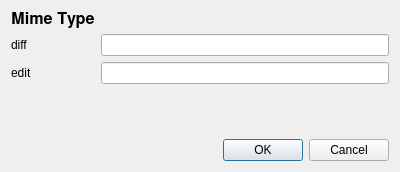
<?xml version="1.0" encoding="UTF-8"?>
<ui version="4.0">
 <class>DifftoolDialog</class>
 <widget class="QDialog" name="DifftoolDialog">
  <property name="geometry">
   <rect>
    <x>0</x>
    <y>0</y>
    <width>400</width>
    <height>172</height>
   </rect>
  </property>
  <property name="windowTitle">
   <string>gvtree - set diff tool for mime type</string>
  </property>
  <layout class="QGridLayout" name="gridLayout">
   <item row="5" column="0">
    <layout class="QHBoxLayout" name="horizontalLayout">
     <item>
      <spacer name="horizontalSpacer">
       <property name="orientation">
        <enum>Qt::Horizontal</enum>
       </property>
       <property name="sizeHint" stdset="0">
        <size>
         <width>40</width>
         <height>20</height>
        </size>
       </property>
      </spacer>
     </item>
     <item>
      <widget class="QPushButton" name="pbOK">
       <property name="text">
        <string>OK</string>
       </property>
      </widget>
     </item>
     <item>
      <widget class="QPushButton" name="pbCancel">
       <property name="text">
        <string>Cancel</string>
       </property>
      </widget>
     </item>
    </layout>
   </item>
   <item row="1" column="0">
    <layout class="QGridLayout" name="gridLayout_2">
     <item row="2" column="1">
      <widget class="QLineEdit" name="leEditTool"/>
     </item>
     <item row="0" column="0">
      <widget class="QLabel" name="mimeType">
       <property name="font">
        <font>
         <family>FreeSans</family>
         <pointsize>12</pointsize>
         <weight>75</weight>
         <bold>true</bold>
        </font>
       </property>
       <property name="text">
        <string>Mime Type</string>
       </property>
      </widget>
     </item>
     <item row="1" column="0">
      <widget class="QLabel" name="lbDiffTool">
       <property name="text">
        <string>diff</string>
       </property>
      </widget>
     </item>
     <item row="2" column="0">
      <widget class="QLabel" name="lbEdit">
       <property name="text">
        <string>edit</string>
       </property>
      </widget>
     </item>
     <item row="1" column="1">
      <widget class="QLineEdit" name="leDiffTool"/>
     </item>
    </layout>
   </item>
   <item row="2" column="0">
    <spacer name="verticalSpacer">
     <property name="orientation">
      <enum>Qt::Vertical</enum>
     </property>
     <property name="sizeHint" stdset="0">
      <size>
       <width>20</width>
       <height>40</height>
      </size>
     </property>
    </spacer>
   </item>
  </layout>
 </widget>
 <resources/>
 <connections/>
</ui>
